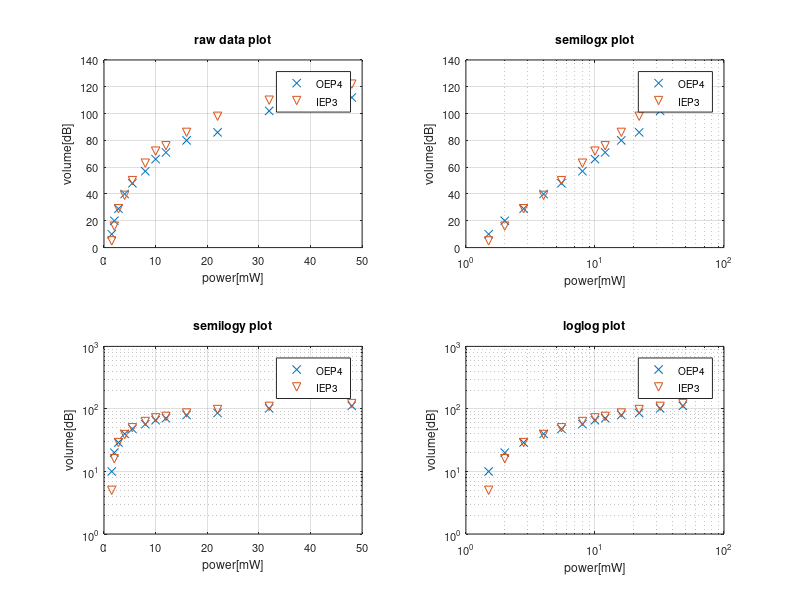

Recreate this plot in MATLAB. (Note: this script raises an error after producing the figure.)
%%%%%%%%%%%%%%%%%%%%%%%%%%%%%%%%%%%%%%%%%%%%%%%%%%%%%%%%%%%%%%%%%%%%%
% ENGR 132 
% Program Description 
%  	determine the relationship between power and volume for each design
%
% Assigment Information
%   Assignment:     PS 05, Problem 2
%   Author:         Yuefan Fu, fu194@purdue.edu
%   Team ID:        001-05
%  	Contributor:    Name, login@purdue [repeat for each]
%%%%%%%%%%%%%%%%%%%%%%%%%%%%%%%%%%%%%%%%%%%%%%%%%%%%%%%%%%%%%%%%%%%%%

%% ____________________
%% INITIALIZATION
%import all information from the csv file
allData= importdata('Data_volume_power.csv');
%assign variables
%power input in[mW]
power=allData.data(:,1);
%volume output by OEP4
volOEP4=allData.data(:,2);
%volume output by IEP3
volIEP3=allData.data(:,3);
%% ____________________
%% SUBPLOT FIGURE
%plot raw data
subplot(2,2,1);
plot(power,volOEP4,'x');
hold on;
plot(power,volIEP3,'v');
grid on;
xlabel('power[mW]');
ylabel('volume[dB]');
title('raw data plot');
legend('OEP4','IEP3');
set(gca,'FontSize',8);
%plot semelogx
subplot(2,2,2);
semilogx(power,volOEP4,'x');
hold on;
semilogx(power,volIEP3,'v');
grid on;
xlabel('power[mW]');
ylabel('volume[dB]');
title('semilogx plot');
legend('OEP4','IEP3');
set(gca,'FontSize',8);
%plot semilogy
subplot(2,2,3);
semilogy(power,volOEP4,'x');
hold on;
semilogy(power,volIEP3,'v');
grid on;
xlabel('power[mW]');
ylabel('volume[dB]');
title('semilogy plot');
legend('OEP4','IEP3');
set(gca,'FontSize',8);
%plot loglog
subplot(2,2,4);
loglog(power,volOEP4,'x');
hold on;
loglog(power,volIEP3,'v');
grid on;
xlabel('power[mW]');
ylabel('volume[dB]');
title('loglog plot');
legend('OEP4','IEP3');
set(gca,'FontSize',8);
suptitle('power-volume relation of 2 designs of headphones');




%% ____________________
%% LINEARIZATION
%using semelogx plot, which is most close to line. 
%calculate regression lines' coeffieient
logxCoefOEP4=polyfit(log10(power),volOEP4,1);
logxCoefIEP3=polyfit(log10(power),volIEP3,1);
%print linearized equation
fprintf('The LINEARIZED function of power-volume of OEP4 is: Y = X*%.2f %.2f\n',logxCoefOEP4);
fprintf('The LINEARIZED function of power-volume of IEP3 is: Y = X*%.2f %.2f\n',logxCoefIEP3);
%plot data and regression lines in a l scale
figure;
semilogx(power,volOEP4,'^');
hold on;
semilogx(power,volIEP3,'x');
semilogx(power,log10(power)*logxCoefOEP4(1)+logxCoefOEP4(2));
semilogx(power,log10(power)*logxCoefIEP3(1)+logxCoefIEP3(2));
hold off;
legend('OEP4 raw','IEP3 raw','OEP4 fit','IEP3 fit');
grid on;
xlabel('power[mW]');
ylabel('volume[dB]');
title('power-volume plot');
set(gca,'FontSize',8);

%% ____________________
%% HEADPHONE DESIGN MODELS
%print general function in form volume=f(power)
fprintf('The function of power-volume of OEP4 is: volume = log10(power)*%.2f %.2f\n',logxCoefOEP4);
fprintf('The function of power-volume of IEP3 is: volume = log10(power)*%.2f %.2f\n',logxCoefIEP3);
%plot the original data with the best-fit curve for each of the headphone designs.
figure;
plot(power,volOEP4,'x');
hold on;
plot(power,volIEP3,'v');
plot(power,log10(power)*logxCoefOEP4(1)+logxCoefOEP4(2));
semilogx(power,log10(power)*logxCoefIEP3(1)+logxCoefIEP3(2));
legend('OEP4 raw','IEP3 raw','OEP4 fit','IEP3 fit');
grid on;
xlabel('power[mW]');
ylabel('volume[dB]');
title('power-volume plot');
%% ____________________
%% PREDICTION CALCULATIONS
predPower=[25,40,50];
predOEP4=log10(predPower)*logxCoefOEP4(1)+logxCoefOEP4(2);
predIEP3=log10(predPower)*logxCoefIEP3(1)+logxCoefIEP3(2);


%% ____________________
%% ANALYSIS

%% -- Q1
% semelogx plot best shows the relation between the power input and the volume because semilogx plot is most close to lines. 

%% -- Q2
% OEP4 25mW: 92.4914 dB 
%      40mW: 106.1935 dB
%      50mW: out of the range of the model 
% IEP3 25mW: 101.368 dB 
%      40mW: 117.2377 dB
%      50mW: out of the range of the model 

%% -- Q3
%  The IEP3 is more sensitive because due to same power incerase, the
%  volime increase of IEP3 is more than OEP4.


%% ____________________
%% ACADEMIC INTEGRITY STATEMENT
% I/We have not used source code obtained from any other unauthorized
% source, either modified or unmodified.  Neither have I/we provided
% access to my/our code to another. The project I/we am/are submitting
% is my/our own original work.